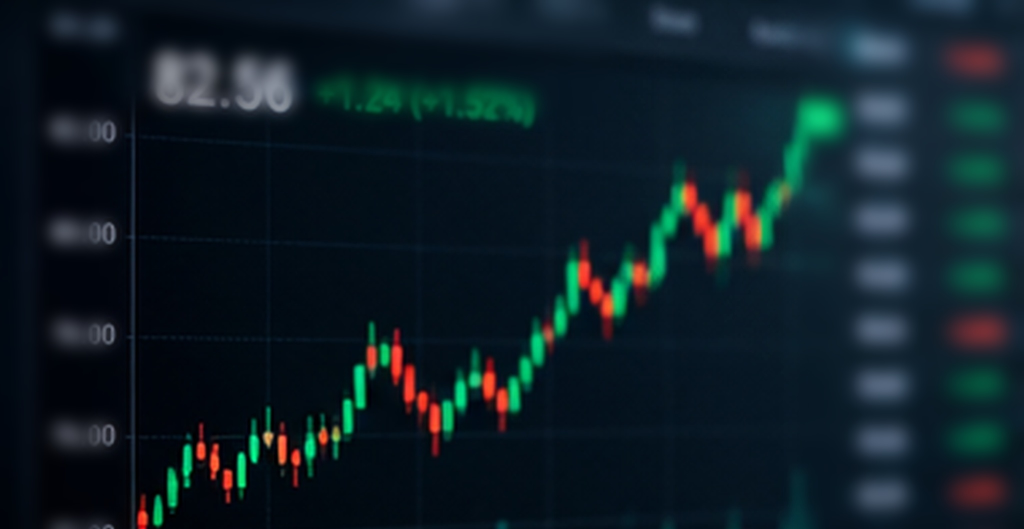
#> input picture dwin-oil-spill/assets/images/I01_oil_price_screen.jpg, 2048 x 1058 px (shown at 1/2 size)
$ python -i base.py   (imports and definitions only)
#> lines starting #> are read from the running program, lines starting #| are printed output that depends on the picture
"""Drawing base for the Kurdish-youth explainer (ar / ckb / kmr, 16:9 and 9:16).

Size-aware context, shaped text with glyph fallback, paper strips, photos with camera moves, video clips,
Ken Burns with grain and vignette. Reuses the Vox kit of the Sheikh Said project (paper, cut-outs, libraqm).
"""
import math
import subprocess
import sys
from functools import lru_cache
from pathlib import Path

import numpy as np
from PIL import Image, ImageDraw, ImageFilter

PROJ = Path(__file__).resolve().parents[2]            # dwin-kurd-youth/
REPO = PROJ.parent
sys.path.insert(0, str(REPO / "sheikh-said-vox" / "render"))
from vox import kit  # noqa: E402
from vox.kit import clamp01, ease, ease_out, back_out, paste  # noqa: E402,F401

IMG = PROJ / "assets"
REAL = PROJ / "assets" / "real"
CACHE = PROJ / "build" / "cache"

PAPER = (239, 232, 220)        # cream
INK = (17, 20, 24)             # near-black
SAFFRON = (232, 163, 61)
RED = (178, 52, 40)
GREEN = (74, 128, 84)
CREAM = (248, 244, 236)
GREY = (110, 106, 100)
DARK = (17, 20, 24)
RTL = {"ar": True, "ckb": True, "kmr": False}

SRC_WORD = {"ar": "المصدر", "ckb": "سەرچاوە", "kmr": "Çavkanî"}
ILLUS = {"ar": "صورة توضيحية", "ckb": "وێنەی ڕوونکردنەوە", "kmr": "Wêneya nîşanî"}

_MISSING = set()


class Ctx:
    # [23 lines left out: functions __init__, get, not called in this run]

    def mx(self, x):
        """Mirror an x measured from the left for RTL layouts."""
        return self.W - x if self.rtl else x

    # [4 lines left out: function w, not called in this run]

    def frac(self, u):
        """Time at fraction u of the narration."""
        return self.a0 + (self.a1 - self.a0) * u

    # [18 lines left out: functions find, at, not called in this run]

    def illustration(self):
        self.labels.append("illustration")

    @property
    def margin(self):
        return 70 if self.vert else 120

    @property
    def top(self):
        return 400 if self.vert else 150

    # [4 lines left out: function cap_top, not called in this run]


# ------------------------------------------------------------------ text
FONT = {"ar": "Aljazeera.ttf", "ckb": "Speda.ttf", "kmr": "Montserrat-Bold.ttf"}
FALLBACK = ["Montserrat-Bold.ttf", "DejaVuSans-Bold.ttf"]


# [178 lines left out: functions font_name, _cmap, _font_for, T, fit_w, strip_img and 6 more, not called in this run]


class Cam:
    # [9 lines left out: function __init__, not called in this run]

    def view(self, im, resample=Image.BILINEAR):
        return im.resize(self.out, resample, box=(self.x0, self.y0, self.x0 + self.vw, self.y0 + self.vh))

    def pt(self, x, y):
        return ((x - self.x0) * self.s, (y - self.y0) * self.s)


def prog(t, D):
    u = clamp01(t / max(D, 0.01))
    return ease(u) * 0.5 + u * 0.5


# [39 lines left out: functions _big, photo, photo_box, paper_bg, not called in this run]


def dark_bg(c, seed=2):
    return c.get(("dark", seed), lambda: kit.paper(c.W, c.H, seed=seed, tone=(24, 26, 30), vign=0.35)).copy()


# [84 lines left out: functions darken, grade, _vignette, vignette, _grain, grain and 3 more, not called in this run]


def shadowed(im, blur=10, off=(8, 12), alpha=90):
    pad = blur * 3
    out = Image.new("RGBA", (im.width + pad * 2 + abs(off[0]), im.height + pad * 2 + abs(off[1])), (0, 0, 0, 0))
    sh = Image.new("RGBA", out.size, (0, 0, 0, 0))
    a = im.split()[3].point(lambda v: v * alpha // 255)
    blk = Image.new("RGBA", im.size, (0, 0, 0, 255))
    blk.putalpha(a)
    sh.alpha_composite(blk, (pad + off[0], pad + off[1]))
    out.alpha_composite(sh.filter(ImageFilter.GaussianBlur(blur)))
    out.alpha_composite(im, (pad, pad))
    return out


# [61 lines left out: functions card, text_lines, stack, slide, not called in this run]


# ------------------------------------------------------------------ video clips
class Clip:
    """A real clip read sequentially through an ffmpeg pipe at 24 fps, scaled to height h (frames on demand)."""

    # [43 lines left out: functions __init__, _open, at, not called in this run]


def clip(c, name, h, **kw):
    return c.get(("clip", name, h, tuple(sorted(kw.items()))), lambda: Clip(name, h, **kw))


# [8 lines left out: function radial_img, not called in this run]

>>> import cv2
>>> picture = cv2.imread('../../../dwin-oil-spill/assets/images/I01_oil_price_screen.jpg', cv2.IMREAD_GRAYSCALE)
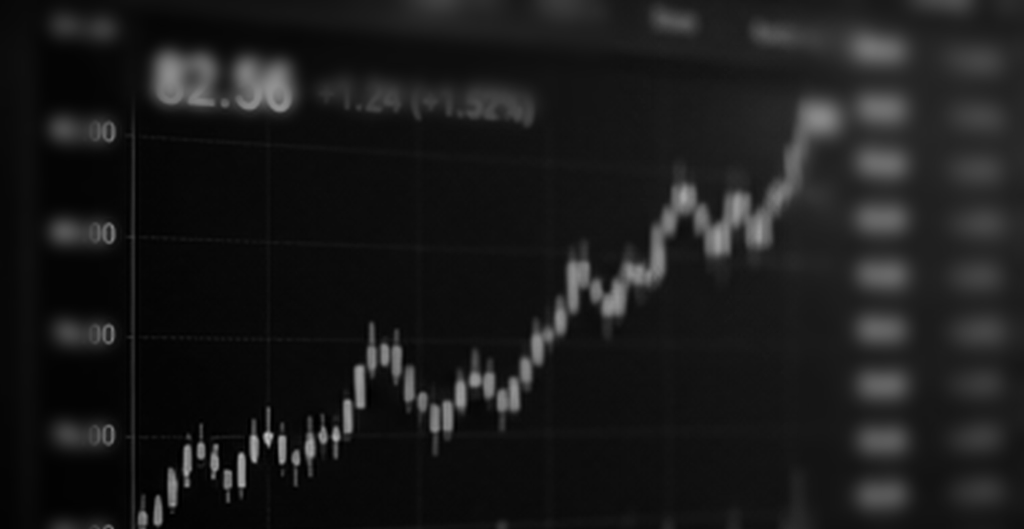
#> picture: shape (1058, 2048) (shown at 1/2 size); min 0, max 194, mean 26.8
>>> result = shadowed(picture)
#> (the run stopped early here; a loop or call above may not have finished)
